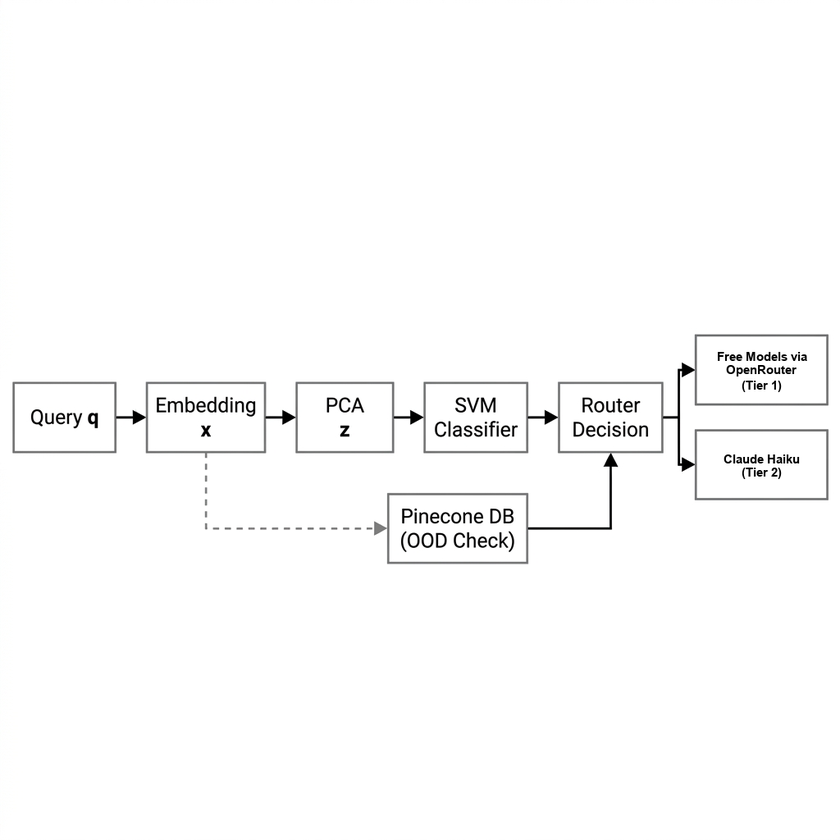
#> input picture produc_vers/online_routing_flowchart.png, 840 x 840 px, shrunk from 1024 x 1024 before the run, found by its file name
$ python inspect_image.py
#> lines starting #> are read from the running program, lines starting #| are printed output that depends on the picture; after the words box and inside, x2 and y2 are one past the last pixel; in counts of white or black regions, pixels touching at a corner belong together
import numpy as np
from PIL import Image

# Load image
img_path = 'produc_vers/online_routing_flowchart.png'
img = Image.open(img_path).convert('RGB')
#> img is the input picture: PIL image 840x840 RGB; mean R, G, B 251.3, 251.3, 251.3
arr = np.array(img)

print(f"Image size: {img.size}")
#| Image size: (840, 840)

# Let's find white and black areas to locate the boxes.
# The boxes have black borders (intensity close to 0) and white fill (intensity close to 255).
# Let's write a simple bounding box finder:
# We can find connected components or just scan for horizontal/vertical black lines.
# Since it's a clean computer-generated image, we can find contours by scanning for borders.

# Let's scan from right to left to find the two rightmost boxes.
# We will print out bounding boxes where there is a black border.
# Let's list some rows and columns with dark pixels.
gray = np.mean(arr, axis=2)
dark = gray < 100
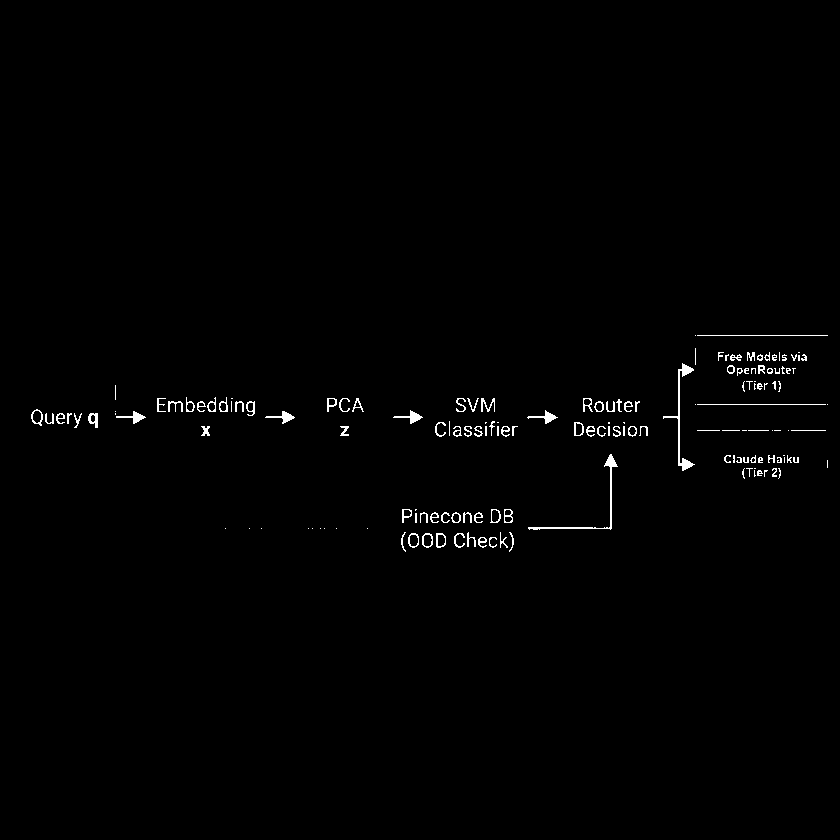
#> dark: shape (840, 840) bool; 0.83% white in thin lines or dots, all inside (x1, y1, x2, y2) = (31, 335, 828, 552)

# Find columns from right to left that contain dark pixels
w, h = img.size
#> w = 840; h = 840
print("Scanning right side for boxes...")
# Let's find bounding boxes of all rectangles
# A rectangle has a top border, bottom border, left border, right border.
# Let's find connected components of dark pixels (excluding arrows)
# Since we just want to find where "Gemini Flash (Tier 1)" and "Gemini Pro (Tier 2)" are:
# We know they are on the right side. Let's crop the right 30% of the image and find bounding boxes.
right_margin = int(w * 0.7)
#> right_margin = 588
right_half = dark[:, right_margin:]
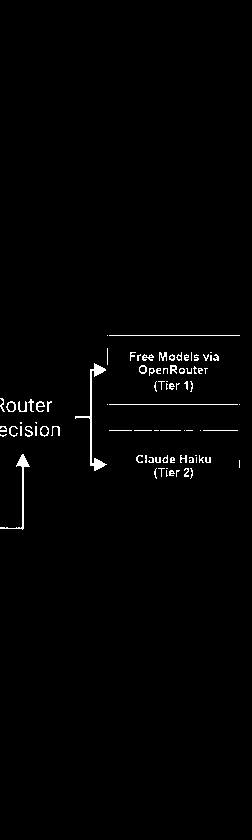
#> right_half: shape (840, 252) bool; 1.2% white in thin lines or dots, all inside (x1, y1, x2, y2) = (0, 335, 240, 530)

# Find rows and cols of dark pixels in the right half
rows_with_dark = np.where(np.any(right_half, axis=1))[0]
#> rows_with_dark = 183 values from 335 to 529
cols_with_dark = np.where(np.any(right_half, axis=0))[0] + right_margin
#> cols_with_dark = 223 values from 588 to 827

# Let's find contiguous regions in rows/cols to find the boxes.
# Even simpler: let's save a copy of the image with a grid overlay so we can see the coordinates precisely!
# We can draw horizontal and vertical lines every 50 pixels with coordinates labeled.
from PIL import ImageDraw, ImageFont
grid_img = img.copy()
draw = ImageDraw.Draw(grid_img)
for x in range(0, w, 50):
    draw.line([(x, 0), (x, h)], fill=(200, 200, 200), width=1)
    draw.text((x, 5), str(x), fill=(100, 100, 100))
for y in range(0, h, 50):
    draw.line([(0, y), (w, y)], fill=(200, 200, 200), width=1)
    draw.text((5, y), str(y), fill=(100, 100, 100))

grid_img.save('scratch/grid_image.png')
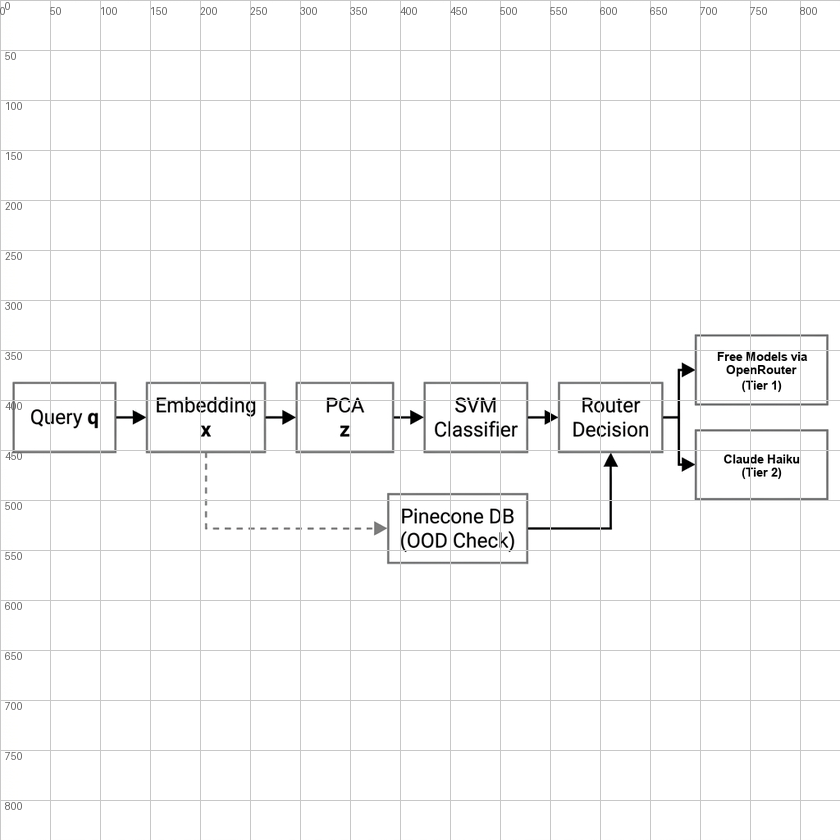
#> saved as grid_image.png: PIL image 840x840 RGB; mean R, G, B 248.9, 248.9, 248.9
print("Saved grid image to scratch/grid_image.png")
